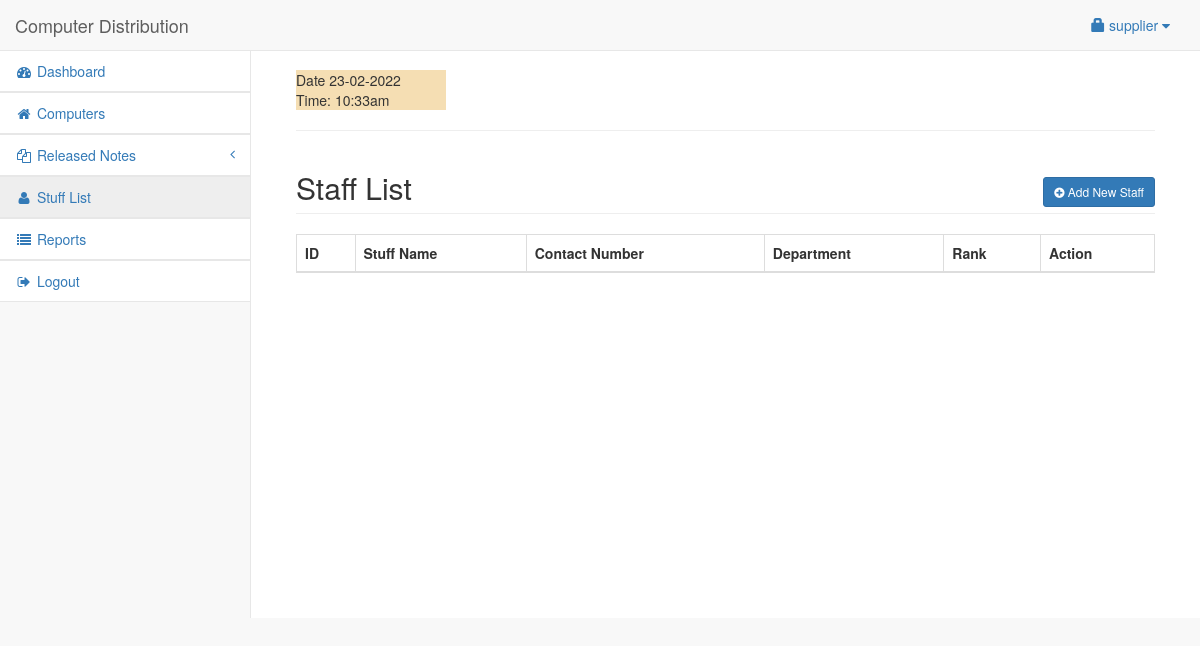
The page /admin/stuff.php (signed in) on the database as committed earlier.
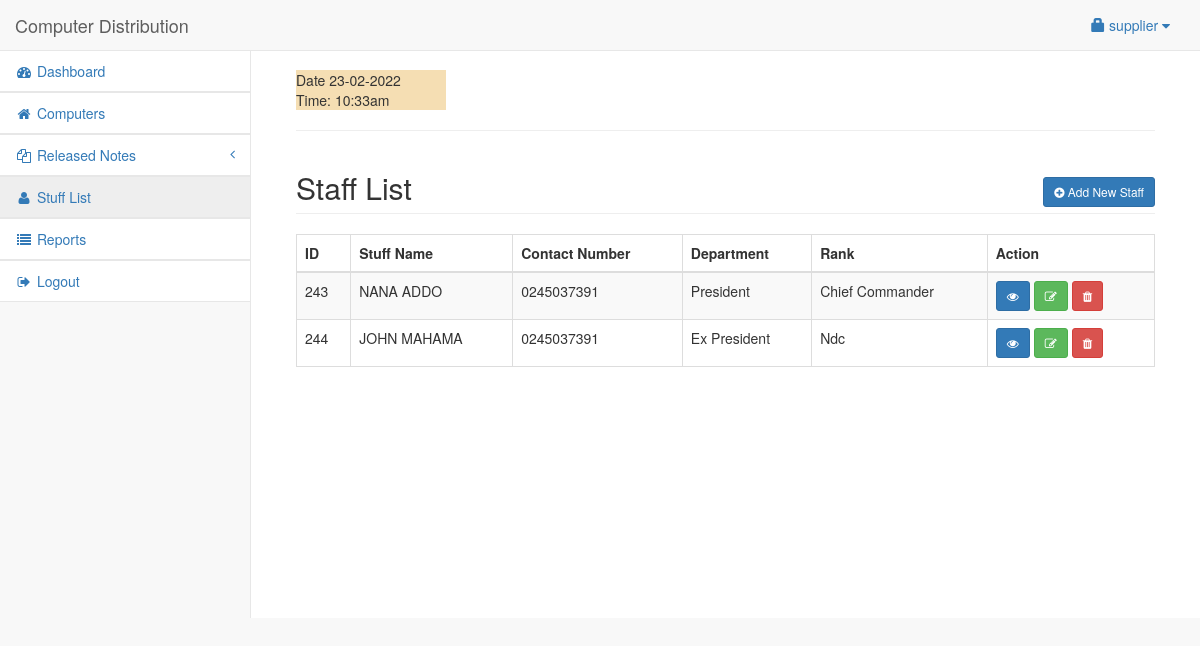
The same page on the database as committed later.
### tables this page shows
CREATE TABLE `user` (
  `userid` int(11) NOT NULL,
  `username` varchar(30) NOT NULL,
  `password` varchar(50) NOT NULL,
  `access` int(1) NOT NULL
);

CREATE TABLE `stuff` (
  `userid` int(11) NOT NULL,
  `stname` varchar(200) NOT NULL,
  `cnumber` varchar(200) NOT NULL,
  `depart` varchar(200) NOT NULL,
  `rank` varchar(200) NOT NULL,
  `bimg` varchar(255) NOT NULL
);

### admin/session.php (called while the page is built, shortened)
<?php
	include('../conn.php');
	$sq=mysqli_query($conn,"select * from `user` where userid='".$_SESSION['id']."'");
	$srow=mysqli_fetch_array($sq);
	$user=$srow['username'];
?>

### admin/stuff.php (the view, shortened to what this page needs)
<?php include('session.php'); ?>
<?php include('header.php'); ?>
<body>
<div id="wrapper">
<?php include('navbar.php'); ?>
<div style="height:50px;"></div>
<div id="page-wrapper">
<div class="container-fluid">
	<div class="row">
        <div class="col-lg-12">
        <div class="center" > <img src="immi.png"alt="">
</div>
<div style="background-color: wheat; width:150px;">
<?php
 echo "Date ".date("d-m-Y");
 ?>
<br>
<?php
echo "Time: ".date("h:ia");
?>
</div>
<hr>
            <h2 class="page-header">Staff List
				<span class="pull-right">
					<button class="btn btn-primary btn-sm" data-toggle="modal" data-target="#add"><i class="fa fa-plus-circle"></i> Add New Staff</button>
				</span>
			</h2>
        </div>
    </div>
    <div class="row">
        <div class="col-lg-12">
            <table width="100%" class="table table-striped table-bordered table-hover" id="cusTable">
                <thead>
                    <tr>
					<th>ID</th>
					    <th>Stuff Name</th>
					    <th>Contact Number</th>
                        <th>Department</th>
                        <th>Rank</th>
						<th>Action</th>
                    </tr>
                </thead>
                <tbody>
                <?php
					$cq=mysqli_query($conn,"select * from stuff");
					while($cqrow=mysqli_fetch_array($cq)){
					?>
						<tr>
						    <td><?php echo $cqrow['userid']; ?></td>
							<td><?php echo strtoupper($cqrow['stname']); ?></td>
							<td><?php echo $cqrow['cnumber']; ?></td>
							<td><?php echo ucwords($cqrow['depart']); ?></td>
							<td><?php echo ucwords($cqrow['rank']); ?></td>
							<td>
							<button class="btn btn-primary btn-sm" data-toggle="modal" data-target="#preview<?php echo $cqrow['userid']; ?>"><i class="fa fa-eye"></i></button>
								<button class="btn btn-success btn-sm" data-toggle="modal" data-target="#edit_<?php echo $cqrow['userid']; ?>"><i class="fa fa-edit"></i></button>
								<button class="btn btn-danger btn-sm" data-toggle="modal" data-target="#del_<?php echo $cqrow['userid']; ?>"><i class="fa fa-trash"></i></button>
							</td>
						</tr>
					<?php
					}
				?>
                </tbody>
            </table>
        </div>
    </div>
</div>
</div>
</div>
</body>
</html>

### admin/header.php (shortened to what this page needs)
<!DOCTYPE html>
<html lang="en">
<head>
    <link href="../vendor/bootstrap/css/bootstrap.min.css" rel="stylesheet">
    <link href="../vendor/datatables-plugins/dataTables.bootstrap.css" rel="stylesheet">
    <link href="../vendor/datatables-responsive/dataTables.responsive.css" rel="stylesheet">
    <link href="../vendor/font-awesome/css/font-awesome.min.css" rel="stylesheet" type="text/css">
	<link href="../vendor/metisMenu/metisMenu.min.css" rel="stylesheet">
	<link href="../css/style.css" rel="stylesheet">
    <link href="../dist/css/sb-admin-2.css" rel="stylesheet">
</head>

### admin/navbar.php (shortened to what this page needs)
    <nav class="navbar navbar-default navbar-fixed-top" role="navigation" style="margin-bottom: 0;">
        <div class="navbar-header">
<a class="navbar-brand" href="#"> Computer Distribution</a>
        </div>
        <ul class="nav navbar-top-links navbar-right">
            <li class="dropdown">
                <a class="dropdown-toggle" data-toggle="dropdown" href="#">
		<span class="glyphicon glyphicon-lock"></span> <?php echo $user; ?> <i class="fa fa-caret-down"></i>
                </a>
            </li>
        </ul>
        <div class="navbar-default sidebar" role="navigation" style="background-color:white;">
            <div class="sidebar-nav navbar-collapse">
                <ul class="nav" id="side-menu">
                <li>
             <a href="dashboard.php"><i class="fa fa-tachometer fa-fw"></i> Dashboard</a>
                 </li>
                <li class="divider"></li>
                    <li>
                        <a href="customer.php"><i class="fa fa-home fa-fw"></i> Computers</a>
                    </li>
                    <li class="divider"></li>
                    <li>
                        <a href="#"><i class="fa fa-copy fa-fw"></i> Released Notes<span class="fa arrow"></span></a>
                    </li>
                    <li>
                        <a href="stuff.php"><i class="fa fa fa-user fa-fw"></i> Stuff List</a>
                    </li>
                    <li class="divider"></li>
                    <li>
                        <a href="report.php"><i class="fa fa-list fa-fw"></i> Reports</a>
                    </li>
                    <li class="divider"></li>
		<li><a href="#logout" data-toggle="modal"><i class="fa fa-sign-out fa-fw"></i> Logout</a></li>
                </ul>
            </div>
        </div>
    </nav>

### admin/stuff.php (style rules this page uses)
.center { display: block; margin-left: auto; margin-right: auto; width: 25%; }

Rows that differ between the two databases and show on the page:
added stuff: userid "243", stname "NANA ADDO", cnumber "0245037391", depart "President", rank "Chief Commander"
added stuff: userid "244", stname "JOHN MAHAMA", cnumber "0245037391", depart "Ex President", rank "Ndc"
